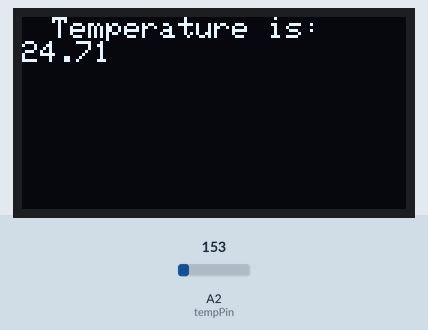
Recording of a sketch running on a simulated Arduino Uno, built with avr-gcc and run on an emulated ATmega328P. Shown: 128×64 one-colour display. Inputs (shaded band) come from the test bench; at power-on: A2 (tempPin) = 153. The display library's start-up logo is not drawn; what the sketch prints to the serial monitor is not drawn.

Above: at 3.2 s.
3.3 s: A2 (tempPin) set to 165
At 4.5 s:
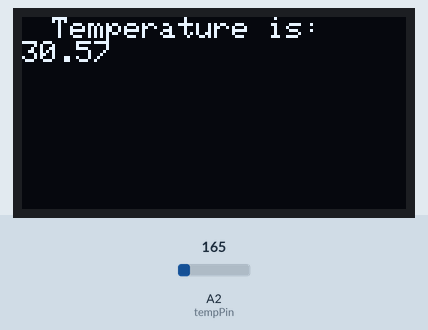
4.8 s: A2 (tempPin) set to 175
At 5.9 s:
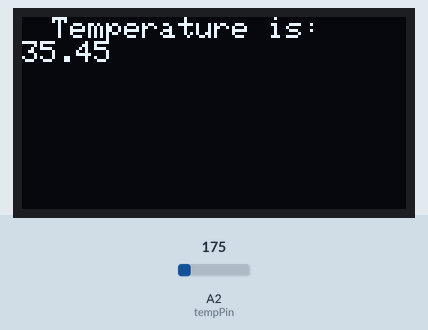
6.3 s: A2 (tempPin) set to 191
At 7.2 s:
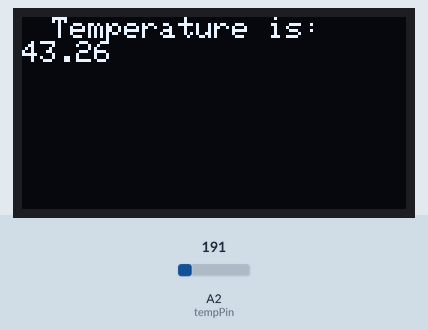
Timing chart, 0 to 9.3 s (numbered marks = the images above; inputs shaded):
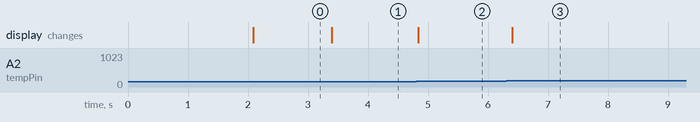

Measured:
- after the input at 3.3 s, the display: changes after 0.10 s (image 1)
- after the input at 4.8 s, the display: changes at once (image 2)
- after the input at 6.3 s, the display: changes after 0.11 s (image 3)

The sketch:

OLED_display_analog_temperature1.ino
```cpp
#include <SPI.h>
#include <Wire.h>
#include <Adafruit_SSD1306.h>
#include <splash.h>
#include <Adafruit_GFX.h>
#include <Adafruit_SPITFT.h>
#include <Adafruit_SPITFT_Macros.h>
#include <gfxfont.h>


#define SCREEN_WIDTH 128 // OLED display width, in pixels
#define SCREEN_HEIGHT 64 // OLED display height, in pixels

// Declaration for SSD1306 display connected using software SPI (default case):
#define OLED_MOSI   7
#define OLED_CLK   6
#define OLED_DC    5
#define OLED_CS    4
#define OLED_RESET 3
Adafruit_SSD1306 display(SCREEN_WIDTH, SCREEN_HEIGHT,
  OLED_MOSI, OLED_CLK, OLED_DC, OLED_RESET, OLED_CS);

#define tempPin A2

void setup() {
  Serial.begin(115200);     //start Serial communication

  // SSD1306_SWITCHCAPVCC = generate display voltage from 3.3V internally
  if(!display.begin(SSD1306_SWITCHCAPVCC)) {
    Serial.println(F("SSD1306 allocation failed"));
    for(;;); // Don't proceed, loop forever
  }

  // Show initial display buffer contents on the screen --
  // the library initializes this with an Adafruit splash screen.
  display.display();
  delay(2000); // Pause for 1 seconds

  // Clear the buffer
  display.clearDisplay();

}

void loop() {

 String data = String(getTemp());
  display.clearDisplay();
  display.setTextSize(1); // Draw 2X-scale text
  display.setTextColor(WHITE, BLACK);
  display.setCursor(10, 0);
  display.println("Temperature is:");
 display.println(data);
 Serial.println(data);
  display.display();      // Updates the display on the OLED
  delay(100);
}

//function to read the temp sensor and return the current temp in C
float getTemp() {
  return ((analogRead(tempPin)*(5.0/1024)-.5)/.01);// FINDS WHAT THE TEMP IS
}
```
